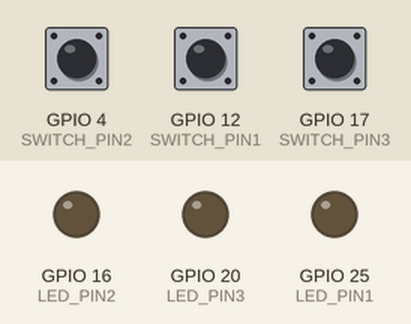
Recording of a program running on a simulated Raspberry Pi (BCM pin numbers). Shown: output pins drawn as LEDs (lit = HIGH). The test bench sets the inputs (shaded band); at power-on: GPIO 4 (SWITCH_PIN2) LOW, GPIO 12 (SWITCH_PIN1) LOW, GPIO 17 (SWITCH_PIN3) LOW. What the program prints to the terminal is not drawn.

Above: at 1.2 s.
1.3 s: GPIO 4 (SWITCH_PIN2) pulled HIGH for 0.15 s
At 1.37 s:
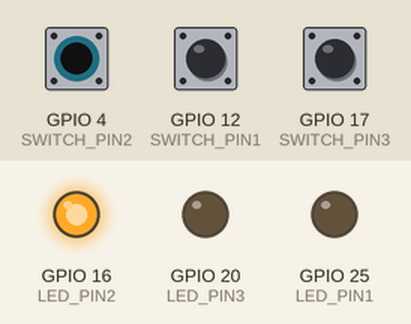
2.9 s: GPIO 12 (SWITCH_PIN1) pulled HIGH for 0.15 s
At 2.97 s:
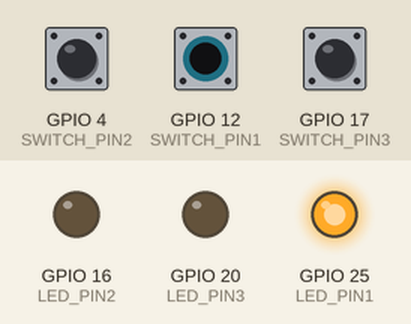
4.5 s: GPIO 17 (SWITCH_PIN3) pulled HIGH for 0.15 s
At 4.57 s:
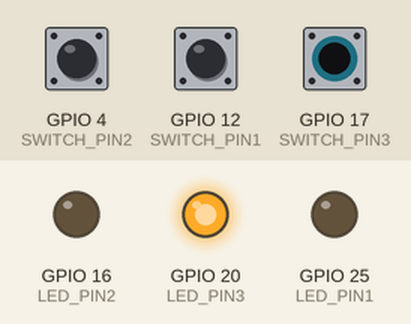
6.1 s: GPIO 17 (SWITCH_PIN3) pulled HIGH for 3.2 s
At 10.2 s:
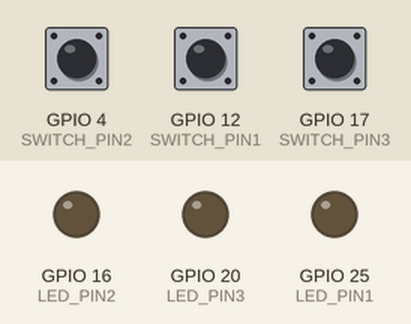
10.8 s: GPIO 4 (SWITCH_PIN2) pulled HIGH for 3.2 s
At 11.3 s:
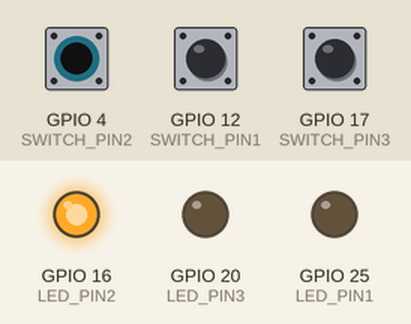
15.5 s: GPIO 4 (SWITCH_PIN2) driven HIGH and GPIO 12 (SWITCH_PIN1) driven HIGH
At 16.4 s:
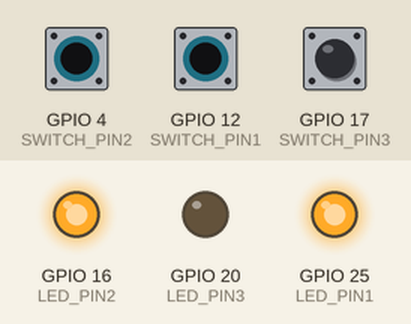
Timing chart, 0 to 18.0 s (numbered marks = the images above; inputs shaded):
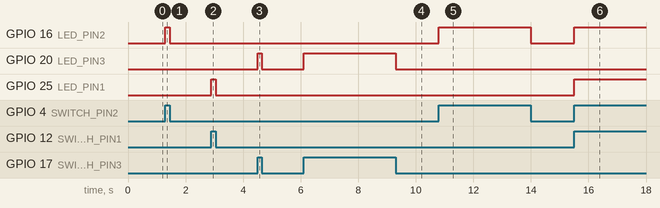

Measured:
- after the input at 1.3 s, GPIO 16 (LED_PIN2): LOW → HIGH at once, → LOW 0.15 s later
- after the input at 2.9 s, GPIO 25 (LED_PIN1): LOW → HIGH at once, → LOW 0.15 s later
- after the input at 4.5 s, GPIO 20 (LED_PIN3): LOW → HIGH at once, → LOW 0.15 s later
- after the input at 6.1 s, GPIO 20 (LED_PIN3): LOW → HIGH at once, → LOW 3.2 s later
- after the input at 10.8 s, GPIO 16 (LED_PIN2): LOW → HIGH at once, → LOW 3.2 s later
- after the input at 15.5 s, GPIO 16 (LED_PIN2), GPIO 25 (LED_PIN1): LOW → HIGH at once

The program:

switch_led_task.py
```python
import RPi.GPIO as GPIO

LED_PIN1 = 25
SWITCH_PIN1 = 12
LED_PIN2 = 16
SWITCH_PIN2 = 4
LED_PIN3 = 20
SWITCH_PIN3 = 17

GPIO.setmode(GPIO.BCM)
GPIO.setup(LED_PIN1,GPIO.OUT)
GPIO.setup(SWITCH_PIN1,GPIO.IN,pull_up_down=GPIO.PUD_DOWN) #내부풀다운저항
GPIO.setup(LED_PIN2,GPIO.OUT)
GPIO.setup(SWITCH_PIN2,GPIO.IN,pull_up_down=GPIO.PUD_DOWN) #내부풀다운저항
GPIO.setup(LED_PIN3,GPIO.OUT)
GPIO.setup(SWITCH_PIN3,GPIO.IN,pull_up_down=GPIO.PUD_DOWN) #내부풀다운저항

try:
    while True:
        val1 =GPIO.input(SWITCH_PIN1) #누르지 않은 경우 0, 눌렀을 떄는 1
        print(val1)
        GPIO.output(LED_PIN1,val1) #GPIO.HIGH (1),GPIO.LOW (0)
        val2 =GPIO.input(SWITCH_PIN2) #누르지 않은 경우 0, 눌렀을 떄는 1
        print(val2)
        GPIO.output(LED_PIN2,val2) #GPIO.HIGH (1),GPIO.LOW (0)
        val3 =GPIO.input(SWITCH_PIN3) #누르지 않은 경우 0, 눌렀을 떄는 1
        print(val3)
        GPIO.output(LED_PIN3,val3) #GPIO.HIGH (1),GPIO.LOW (0)
finally:
    GPIO.cleanup()
    print('cleanup and exit')
```
